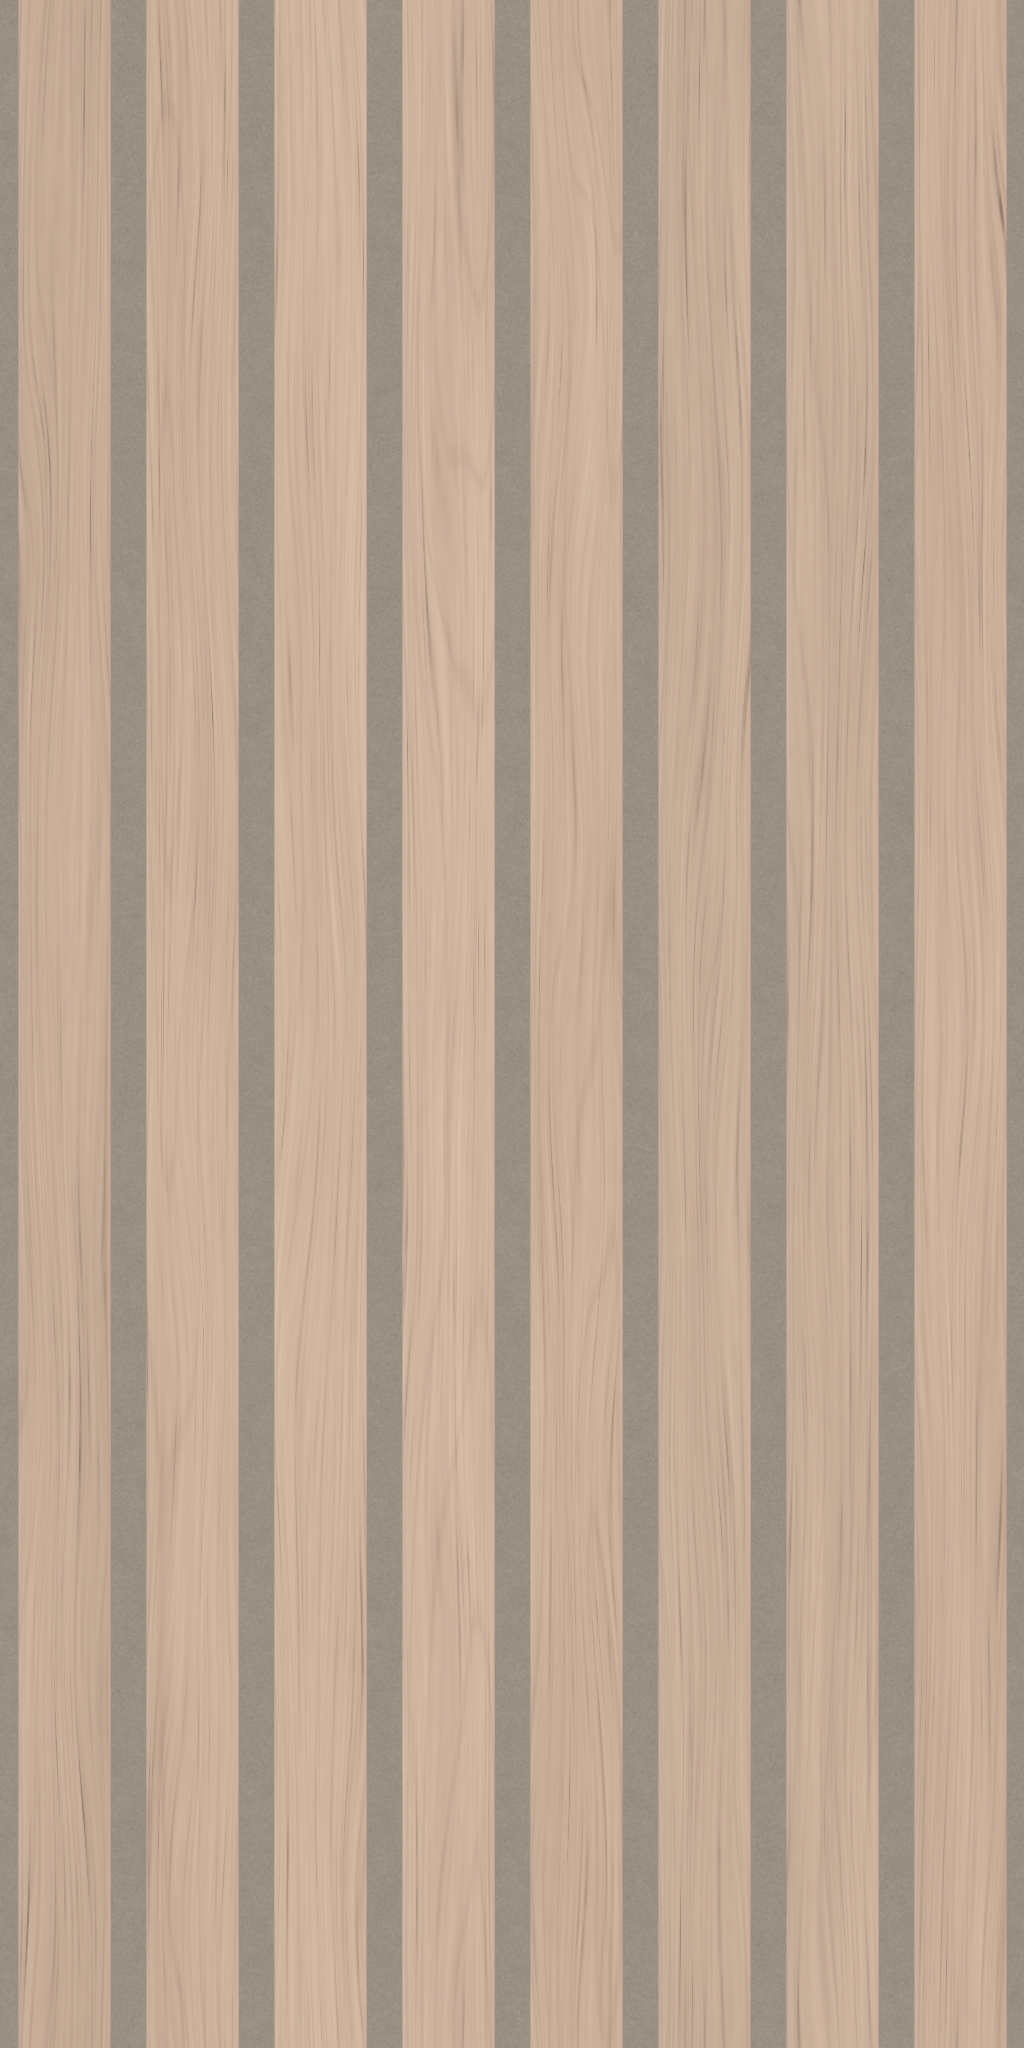

The script that saved this image:
import json
from pathlib import Path

import numpy as np
from PIL import Image, ImageDraw
from scipy.ndimage import gaussian_filter, map_coordinates

ROOT = Path(__file__).resolve().parent
W, H = 1024, 2048
WIDTH_MM, HEIGHT_MM = 300.0, 600.0
rng = np.random.default_rng(71204)


def noise(shape, sigma):
    a = gaussian_filter(rng.normal(size=shape).astype(np.float32), sigma, mode='wrap')
    return a / max(float(a.std()), 1e-6)


def photo_palette():
    photo = np.asarray(Image.open(ROOT / 'main.jpg').convert('RGB'), dtype=np.float32)
    # Stay inside broad, unobstructed faces; avoid the bright bevels and recessed shadows.
    polygons = [
        [(425, 490), (1100, 301), (1100, 341), (466, 524)],
        [(552, 588), (1120, 421), (1120, 461), (593, 625)],
        [(684, 700), (1130, 561), (1130, 603), (724, 736)],
        [(815, 805), (1190, 685), (1190, 725), (852, 839)],
    ]
    colors = []
    for polygon in polygons:
        mask = Image.new('1', (photo.shape[1], photo.shape[0]))
        ImageDraw.Draw(mask).polygon(polygon, fill=1)
        colors.append(np.median(photo[np.asarray(mask, dtype=bool)], axis=0))
    colors = np.asarray(colors)
    print('Main-photo face medians:', colors.tolist())
    return np.median(colors, axis=0)


base = photo_palette()
y, x = np.mgrid[:H, :W].astype(np.float32)
pitch_px = W / 8
local = (x % pitch_px - pitch_px / 2) * (WIDTH_MM / W)
distance = 13.5 - np.abs(local)
bevel_mm = 0.5
profile = np.clip(distance / bevel_mm, 0, 1)
profile = profile * profile * (3 - 2 * profile)
coverage = np.clip(distance / (WIDTH_MM / W) + 0.5, 0, 1)

felt_fine = noise((H, W), (0.65, 0.65))
felt_soft = noise((H, W), (5, 5))
# The photo's recesses include lighting; use its warm grey hue without its dark cast shadows.
felt_base = np.array([153.0, 143.0, 130.0], dtype=np.float32)
felt = felt_base + (2.3 * felt_fine + 0.8 * felt_soft)[..., None]
wood = np.empty((H, W, 3), dtype=np.float32)
grain_height = np.zeros((H, W), dtype=np.float32)

for slat in range(8):
    a, b = slat * 128, (slat + 1) * 128
    sy, sx = np.mgrid[:H, :128].astype(np.float32)
    u, v = sx / 128, sy / H
    waviness = noise((H, 128), (135, 17))
    warp = 5.5 * waviness + 2.0 * np.sin(2 * np.pi * v + slat)
    fiber = noise((H, 128), (55, 0.65))
    fine = noise((H, 128), (9, 0.38))
    broad = noise((H, 128), (160, 9))
    coords = np.array([sy, sx + warp])
    fiber = map_coordinates(fiber, coords, mode='grid-wrap', order=1)
    fine = map_coordinates(fine, coords, mode='grid-wrap', order=1)
    center = rng.uniform(-0.5, 1.5)
    annual_phase = 2 * np.pi * (
        9 * np.sqrt((u - center + warp / 128) ** 2 + (0.22 + 0.15 * np.cos(2 * np.pi * v + slat)) ** 2)
        + 0.15 * broad
    )
    ring = np.maximum(0, np.cos(annual_phase)) ** 12
    pores = np.maximum(0, -fiber - 0.9) ** 1.4
    pore_breakup = np.clip(0.65 + 0.25 * noise((H, 128), (13, 1)), 0, 1)
    pores *= pore_breakup
    tone = rng.normal(0, 2.6)
    warmth = rng.normal(0, 0.8)
    color = base + 2.0 + np.array([tone + warmth, tone, tone - warmth])
    signal = 2.0 * broad + 2.8 * fiber + 0.9 * fine - 7.0 * ring - 12.0 * pores
    wood[:, a:b] = color + signal[..., None] * np.array([1, 0.96, 0.88])
    grain_height[:, a:b] = 0.012 * fiber + 0.005 * fine - 0.016 * pores

rgb = felt * (1 - coverage[..., None]) + wood * coverage[..., None]
height = 5 * profile + grain_height * profile + 0.013 * felt_fine * (1 - coverage)

# Texture rows run downward; OpenGL tangent +Y runs upward, hence the positive row derivative.
dx = (np.roll(height, -1, axis=1) - np.roll(height, 1, axis=1)) / (2 * WIDTH_MM / W)
dy = (np.roll(height, -1, axis=0) - np.roll(height, 1, axis=0)) / (2 * HEIGHT_MM / H)
normals = np.stack([-dx, dy, np.ones_like(dx)], axis=-1)
normals /= np.linalg.norm(normals, axis=-1, keepdims=True)
normal_rgb = np.rint((normals * 0.5 + 0.5) * 255).clip(0, 255).astype(np.uint8)
color_image = Image.fromarray(np.rint(rgb).clip(0, 255).astype(np.uint8))
color_image.save(ROOT / 'texture.png')
Image.fromarray(normal_rgb).save(ROOT / 'normal.png')
metadata = {
    'repeatWidthIn': WIDTH_MM / 25.4,
    'repeatHeightIn': HEIGHT_MM / 25.4,
    'depthIn': 10 / 25.4,
    'note': 'Manufacturer spec sheet overrides photo estimates: 8 rectangular 27 mm oak-veneered slats with 10.5 mm exposed felt gaps on a 37.5 mm pitch, 5 mm slats over 5 mm felt (10 mm total); the installed panel repeat is 300 mm, not the 305 mm end-to-end width. This 300 x 600 mm seamless tile uses pale natural oak tones sampled from main.jpg and warm oatmeal felt, with subtle softened edges and procedural, vertically wrapping grain.'
}
(ROOT / 'texture.json').write_text(json.dumps(metadata, indent=2) + '\n')

light = np.array([-0.45, 0.55, 0.8])
light /= np.linalg.norm(light)
illumination = 0.3 + 0.7 * np.clip(normals @ light, 0, 1)
shaded = np.rint(200 * illumination).clip(0, 255).astype(np.uint8)
shaded = Image.fromarray(np.repeat(shaded[..., None], 3, axis=2))
thumb = color_image.resize((320, 640), Image.Resampling.LANCZOS)
relief = shaded.resize((320, 640), Image.Resampling.LANCZOS)
preview = Image.new('RGB', (1944, 1960), '#e8e5df')
for row in range(3):
    for col in range(3):
        preview.paste(thumb, (col * 320, 40 + row * 640))
        preview.paste(relief, (984 + col * 320, 40 + row * 640))
draw = ImageDraw.Draw(preview)
draw.text((12, 14), 'COLOR MAP / 3 x 3 / 900 x 1800 mm', fill='#35302b')
draw.text((996, 14), 'NORMAL RELIEF / UPPER-LEFT LIGHT / 3 x 3', fill='#35302b')
preview.save(ROOT / 'preview.png')

assert W / H == WIDTH_MM / HEIGHT_MM
assert 8 * (27 + 10.5) == WIDTH_MM
assert np.isfinite(normals).all()
print(f'Wrote {W} x {H} maps; repeat {WIDTH_MM / 25.4:.6f} x {HEIGHT_MM / 25.4:.6f} in.')
for name, data in [('color', rgb), ('normal', normal_rgb.astype(float))]:
    seam_y = np.mean(np.abs(data[0] - data[-1]))
    internal_y = np.mean(np.abs(data[1:] - data[:-1]))
    seam_x = np.mean(np.abs(data[:, 0] - data[:, -1]))
    print(f'{name}: vertical wrap delta {seam_y:.3f}, internal row delta {internal_y:.3f}, horizontal wrap delta {seam_x:.3f}')
